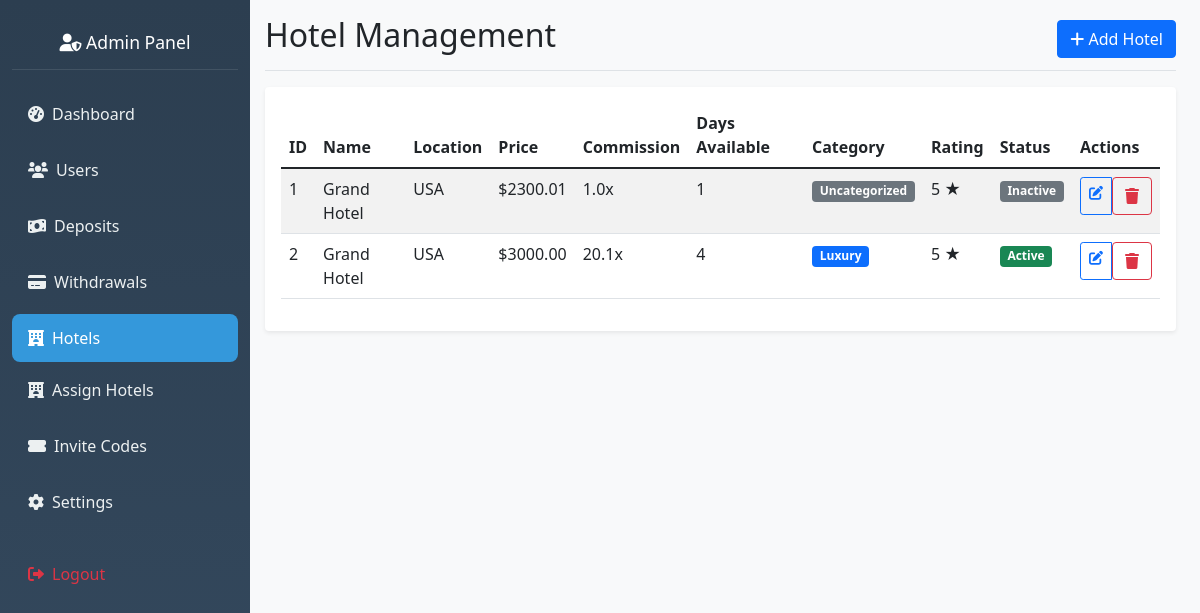
The app's page /admin/hotels, older data.
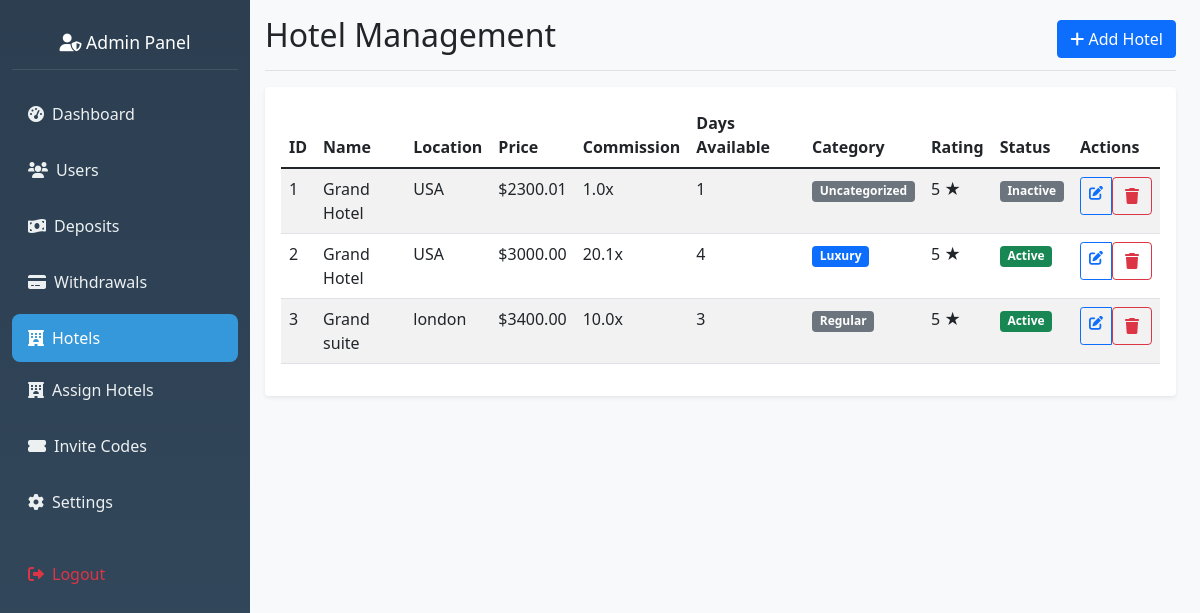
The same page, newer data.
### hotel_app/models.py (models this page shows, shortened)
class Hotel(db.Model):
    __tablename__ = 'hotel'
    id = db.Column(db.Integer, primary_key=True)
    name = db.Column(db.String(120), nullable=False)
    primary_picture = db.Column(db.String(200))
    price = db.Column(db.Float, nullable=False)
    commission_multiplier = db.Column(db.Float, default=1.0)
    days_available = db.Column(db.Integer, default=1)
    description = db.Column(db.Text)
    location = db.Column(db.String(200))
    rating = db.Column(db.Integer, default=5)
    created_at = db.Column(db.DateTime, default=datetime.utcnow)
    category = db.Column(db.String(50))
    is_active = db.Column(db.Boolean, default=True)
    reservations = db.relationship('Reservation', backref='hotel', lazy=True)
    user_assignments = db.relationship('UserHotelAssignment', backref='hotel', lazy=True)
    user_ratings = db.relationship('UserHotelRating', backref='hotel', lazy=True)

### hotel_app/routes.py (the view, shortened to what this page needs)
@app.route('/admin/hotels', methods=['GET', 'POST'])
def manage_hotels():
    hotels = Hotel.query.order_by(Hotel.name).all()
    for hotel in hotels:
        if hotel.category is None:
            hotel.category = 'Uncategorized'
    return render_template('admin_hotels.html', hotels=hotels)

### hotel_app/routes.py (called while the page is built)
@app.before_request
def check_admin_routes():
    if request.endpoint and request.endpoint.startswith('admin_') and request.endpoint != 'admin_login':
        if 'admin_id' not in session:
            return redirect(url_for('admin_login'))

### hotel_app/templates/admin_hotels.html (shortened to what this page needs)
{% extends "admin_base.html" %}
{% block content %}
<div class="d-flex justify-content-between flex-wrap flex-md-nowrap align-items-center pb-2 mb-3 border-bottom">
    <h1 class="h2">Hotel Management</h1>
    <button type="button" class="btn btn-primary" data-bs-toggle="modal" data-bs-target="#addHotelModal">
        <i class="fas fa-plus"></i> Add Hotel
    </button>
</div>
<div class="card">
    <div class="card-body">
        <div class="table-responsive">
            <table class="table table-striped">
                <thead>
                    <tr>
                        <th>ID</th>
                        <th>Name</th>
                        <th>Location</th>
                        <th>Price</th>
                        <th>Commission</th>
                        <th>Days Available</th>
                        <th>Category</th>
                        <th>Rating</th>
                        <th>Status</th>
                        <th>Actions</th>
                    </tr>
                </thead>
                <tbody>
                    {% if hotels %}
                        {% for hotel in hotels %}
                        <tr>
                            <td>{{ hotel.id }}</td>
                            <td>{{ hotel.name }}</td>
                            <td>{{ hotel.location or 'N/A' }}</td>
                            <td>${{ "%.2f"|format(hotel.price) }}</td>
                            <td>{{ hotel.commission_multiplier }}x</td>
                            <td>{{ hotel.days_available }}</td>
                            <td>
                                <span class="badge bg-{{ 'primary' if hotel.category == 'luxury' else 'secondary' }}">
                                    {{ hotel.category.title() }}
                                </span>
                            </td>
                            <td>
                                {% if hotel.rating %}
                                    {{ hotel.rating }} ★
                                {% else %}
                                    N/A
                                {% endif %}
                            </td>
                            <td>
                                <span class="badge bg-{{ 'success' if hotel.is_active else 'secondary' }}">
                                    {{ 'Active' if hotel.is_active else 'Inactive' }}
                                </span>
                            </td>
                            <td>
                                <div class="btn-group btn-group-sm">
                                    <a href="{{ url_for('edit_hotel', hotel_id=hotel.id) }}" class="btn btn-outline-primary">
                                        <i class="fas fa-edit"></i>
                                    </a>
                                    <form method="POST" action="{{ url_for('delete_hotel', hotel_id=hotel.id) }}" class="d-inline"
                                          onsubmit="return confirm('Are you sure you want to delete this hotel?')">
                                        <button type="submit" class="btn btn-outline-danger">
                                            <i class="fas fa-trash"></i>
                                        </button>
                                    </form>
                                </div>
                            </td>
                        </tr>
                        {% endfor %}
                    {% else %}
                        <tr>
                            <td colspan="10" class="text-center text-muted">No hotels found</td>
                        </tr>
                    {% endif %}
                </tbody>
            </table>
        </div>
    </div>
</div>
{% endblock %}

### hotel_app/templates/admin_base.html (shortened to what this page needs)
<!DOCTYPE html>
<html lang="en">
    <head>
        <link href="https://cdn.jsdelivr.net/npm/bootstrap@5.1.3/dist/css/bootstrap.min.css" rel="stylesheet">
        <link href="https://cdnjs.cloudflare.com/ajax/libs/font-awesome/6.0.0/css/all.min.css" rel="stylesheet">
        <link rel="stylesheet" href="{{ url_for('static', filename='css/admin.css') }}">
    </head>
    <body>
        <div class="container-fluid">
            <div class="row no-gutters">
                <nav class="col-md-3 col-lg-2 d-md-block sidebar" id="sidebar">
                    <div class="position-sticky pt-3">
                        <div class="nav-header text-center">
                            <h4 class="text-white">
                                <i class="fas fa-user-shield"></i> Admin Panel
                            </h4>
                        </div>
                        <ul class="nav flex-column">
                            <li class="nav-item">
                                <a class="nav-link {% if request.endpoint == 'admin_dashboard' %}active{% endif %}"
                                    href="{{ url_for('admin_dashboard') }}">
                                    <i class="fas fa-tachometer-alt"></i>
                                    <span>Dashboard</span>
                                </a>
                            </li>
                            <li class="nav-item">
                                <a class="nav-link {% if request.endpoint == 'view_users' %}active{% endif %}"
                                    href="{{ url_for('view_users') }}">
                                    <i class="fas fa-users"></i>
                                    <span>Users</span>
                                </a>
                            </li>
                            <li class="nav-item">
                                <a class="nav-link {% if request.endpoint == 'view_deposits' %}active{% endif %}"
                                    href="{{ url_for('view_deposits') }}">
                                    <i class="fas fa-money-bill-wave"></i>
                                    <span>Deposits</span>
                                </a>
                            </li>
                            <li class="nav-item">
                                <a class="nav-link {% if request.endpoint == 'view_withdrawals' %}active{% endif %}"
                                    href="{{ url_for('view_withdrawals') }}">
                                    <i class="fas fa-credit-card"></i>
                                    <span>Withdrawals</span>
                                </a>
                            </li>
                            <li class="nav-item">
                                <a class="nav-link {% if request.endpoint == 'manage_hotels' %}active{% endif %}"
                                    href="{{ url_for('manage_hotels') }}">
                                    <i class="fas fa-hotel"></i>
                                    <span>Hotels</span>
                                </a>
                                <a class="nav-link {% if request.endpoint == 'assign_hotels_to_user' %}active{% endif %}"
                                    href="{{ url_for('assign_hotels_to_user')}}">
                                    <i class="fas fa-hotel"></i>
                                    <span>Assign Hotels</span>
                                </a>
                            </li>
                            <li class="nav-item">
                                <a class="nav-link {% if request.endpoint == 'generate_invitation_code' %}active{% endif %}"
                                    href="{{ url_for('generate_invitation_code') }}">
                                    <i class="fas fa-ticket-alt"></i>
                                    <span>Invite Codes</span>
                                </a>
                            </li>
                            <li class="nav-item">
                                <a class="nav-link {% if request.endpoint == 'admin_settings' %}active{% endif %}"
                                    href="{{ url_for('admin_settings') }}">
                                    <i class="fas fa-cog"></i>
                                    <span>Settings</span>
                                </a>
                            </li>
                            <li class="nav-item mt-3">
                                <a class="nav-link text-danger" href="{{ url_for('admin_logout') }}">
                                    <i class="fas fa-sign-out-alt"></i>
                                    <span>Logout</span>
                                </a>
                            </li>
                        </ul>
                    </div>
                </nav>
                <main class="col-md-9 ms-sm-auto col-lg-10 px-md-4 main-content">
                    <div class="pt-3 pb-2 mb-3">
                        {% block content %}{% endblock %}
                    </div>
                </main>
            </div>
        </div>
    </body>
</html>

### hotel_app/static/css/admin.css (style rules this page uses)
.sidebar { min-height: 100vh; background: linear-gradient(180deg, #2c3e50 0%, #34495e 100%); transition: transform 0.3s ease-in-out; overflow-y: auto; }
.sidebar .nav-link { color: #ecf0f1; padding: 0.75rem 1rem; border-radius: 0.5rem; margin: 0.25rem 0; display: flex; align-items: center; gap: 0.5rem; }
.sidebar .nav-link:hover, .sidebar .nav-link.active { background-color: #3498db; color: white; }
.main-content { background-color: #f8f9fa; min-height: 100vh; transition: margin-left 0.3s ease-in-out; }
.card { border: none; box-shadow: 0 0.125rem 0.25rem rgba(0, 0, 0, 0.075); }
.nav-header { padding: 1rem; border-bottom: 1px solid rgba(255, 255, 255, 0.1); margin-bottom: 1rem; }
.nav-header h4 { margin: 0; font-size: 1.1rem; }
@media (min-width: 992px) { .sidebar { position: static !important; transform: translateX(0) !important; width: auto !important; flex: 0 0 auto; } }
@media (min-width: 992px) { .main-content { margin-left: 0 !important; padding-left: 15px !important; padding-top: 0 !important; flex: 1 1 auto; } }
@media (min-width: 992px) { .container-fluid .row { display: flex !important; flex-wrap: nowrap !important; } }
@media (min-width: 992px) { .col-md-3, .col-lg-2 { flex: 0 0 auto; width: 250px; max-width: 250px; } }
@media (min-width: 992px) { .col-md-9, .col-lg-10 { flex: 1 1 auto; width: auto; max-width: none; } }
@media (min-width: 1200px) { .container-fluid .row { display: flex !important; } }
@media (min-width: 1200px) { .sidebar { position: static !important; width: 250px !important; flex: 0 0 250px !important; } }
@media (min-width: 1200px) { .main-content { flex: 1 1 auto !important; } }

Row changes from the older to the newer data that the page shows:
added Hotel: id "3", name "Grand suite", location "london", price "3400.00", commission_multiplier "10.0", days_available "3", category "Regular", rating "5", is_active "Active"
